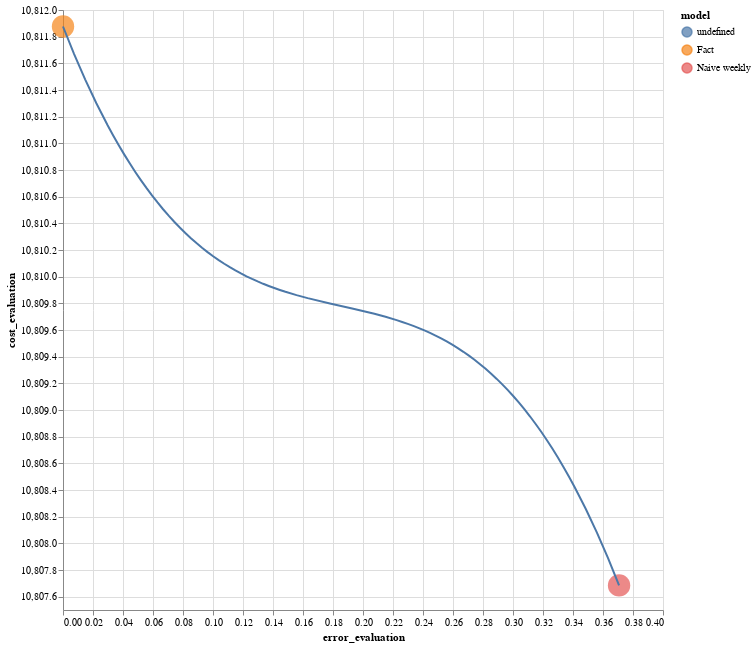

Notebook cell for this chart:
### Code cell
chart = alt.Chart(results.loc[results.model != 'Fact (no control)']).mark_circle(size=500).encode(
    x='error_evaluation:Q',
    y=alt.Y('cost_evaluation:Q',scale=alt.Scale(zero=False)),
    color=alt.Color('model:N'),
    tooltip = ['model:N','error_evaluation:Q','cost_evaluation:Q']
).properties(width=600, height=600)

chart2 = alt.Chart(results.loc[results.model == 'Fact (no control)']).mark_circle(size=500).encode(
    x='error_evaluation:Q',
    y=alt.Y('cost_evaluation:Q',scale=alt.Scale(zero=False)),
    color=alt.Color('model:N'),
    tooltip = ['model:N','error_evaluation:Q','cost_evaluation:Q']
).properties(width=600, height=600)


chart +chart2+ chart.transform_regression('error_evaluation', 'cost_evaluation', method='poly').mark_line()

### Figure 1 — Vega-Lite specification as saved in the notebook (floating-point values rounded to 4 significant figures)
{"config": {"view": {"continuousWidth": 400, "continuousHeight": 300}}, "layer": [{"data": {"name": "data-f73f32df8a82efa08da383863894186a"}, "mark": {"type": "circle", "size": 500}, "encoding": {"color": {"type": "nominal", "field": "model"}, "tooltip": [{"type": "nominal", "field": "model"}, {"type": "quantitative", "field": "error_evaluation"}, {"type": "quantitative", "field": "cost_evaluation"}], "x": {"type": "quantitative", "field": "error_evaluation"}, "y": {"type": "quantitative", "field": "cost_evaluation", "scale": {"zero": false}}}, "height": 600, "width": 600}, {"data": {"name": "data-d751713988987e9331980363e24189ce"}, "mark": {"type": "circle", "size": 500}, "encoding": {"color": {"type": "nominal", "field": "model"}, "tooltip": [{"type": "nominal", "field": "model"}, {"type": "quantitative", "field": "error_evaluation"}, {"type": "quantitative", "field": "cost_evaluation"}], "x": {"type": "quantitative", "field": "error_evaluation"}, "y": {"type": "quantitative", "field": "cost_evaluation", "scale": {"zero": false}}}, "height": 600, "width": 600}, {"data": {"name": "data-f73f32df8a82efa08da383863894186a"}, "mark": "line", "encoding": {"color": {"type": "nominal", "field": "model"}, "tooltip": [{"type": "nominal", "field": "model"}, {"type": "quantitative", "field": "error_evaluation"}, {"type": "quantitative", "field": "cost_evaluation"}], "x": {"type": "quantitative", "field": "error_evaluation"}, "y": {"type": "quantitative", "field": "cost_evaluation", "scale": {"zero": false}}}, "height": 600, "transform": [{"on": "error_evaluation", "regression": "cost_evaluation", "method": "poly"}], "width": 600}], "$schema": "https://vega.github.io/schema/vega-lite/v4.8.1.json", "datasets": {"data-f73f32df8a82efa08da383863894186a": [{"model": "Naive weekly", "cost_evaluation": 10810.0, "error_evaluation": 0.3707}, {"model": "Naive daily", "cost_evaluation": 10810.0, "error_evaluation": null}, {"model": "RegressionModelLags", "cost_evaluation": 10800.0, "error_evaluation": null}, {"model": "RegressionModelLags18", "cost_evaluation": 10810.0, "error_evaluation": null}, {"model": "RegressionModelLags6a", "cost_evaluation": 10810.0, "error_evaluation": null}, {"model": "RegressionModelLags6b", "cost_evaluation": 10810.0, "error_evaluation": null}, {"model": "RegressionModelLags6c", "cost_evaluation": 10810.0, "error_evaluation": null}, {"model": "RegressionModelCov", "cost_evaluation": 10810.0, "error_evaluation": null}, {"model": "LGBM_cov", "cost_evaluation": 10810.0, "error_evaluation": null}, {"model": "LGBM_no_cov", "cost_evaluation": 10810.0, "error_evaluation": null}, {"model": "Theta", "cost_evaluation": 10810.0, "error_evaluation": null}, {"model": "FFT", "cost_evaluation": 10810.0, "error_evaluation": null}, {"model": "Fact", "cost_evaluation": 10810.0, "error_evaluation": 0.0}], "data-d751713988987e9331980363e24189ce": []}}
